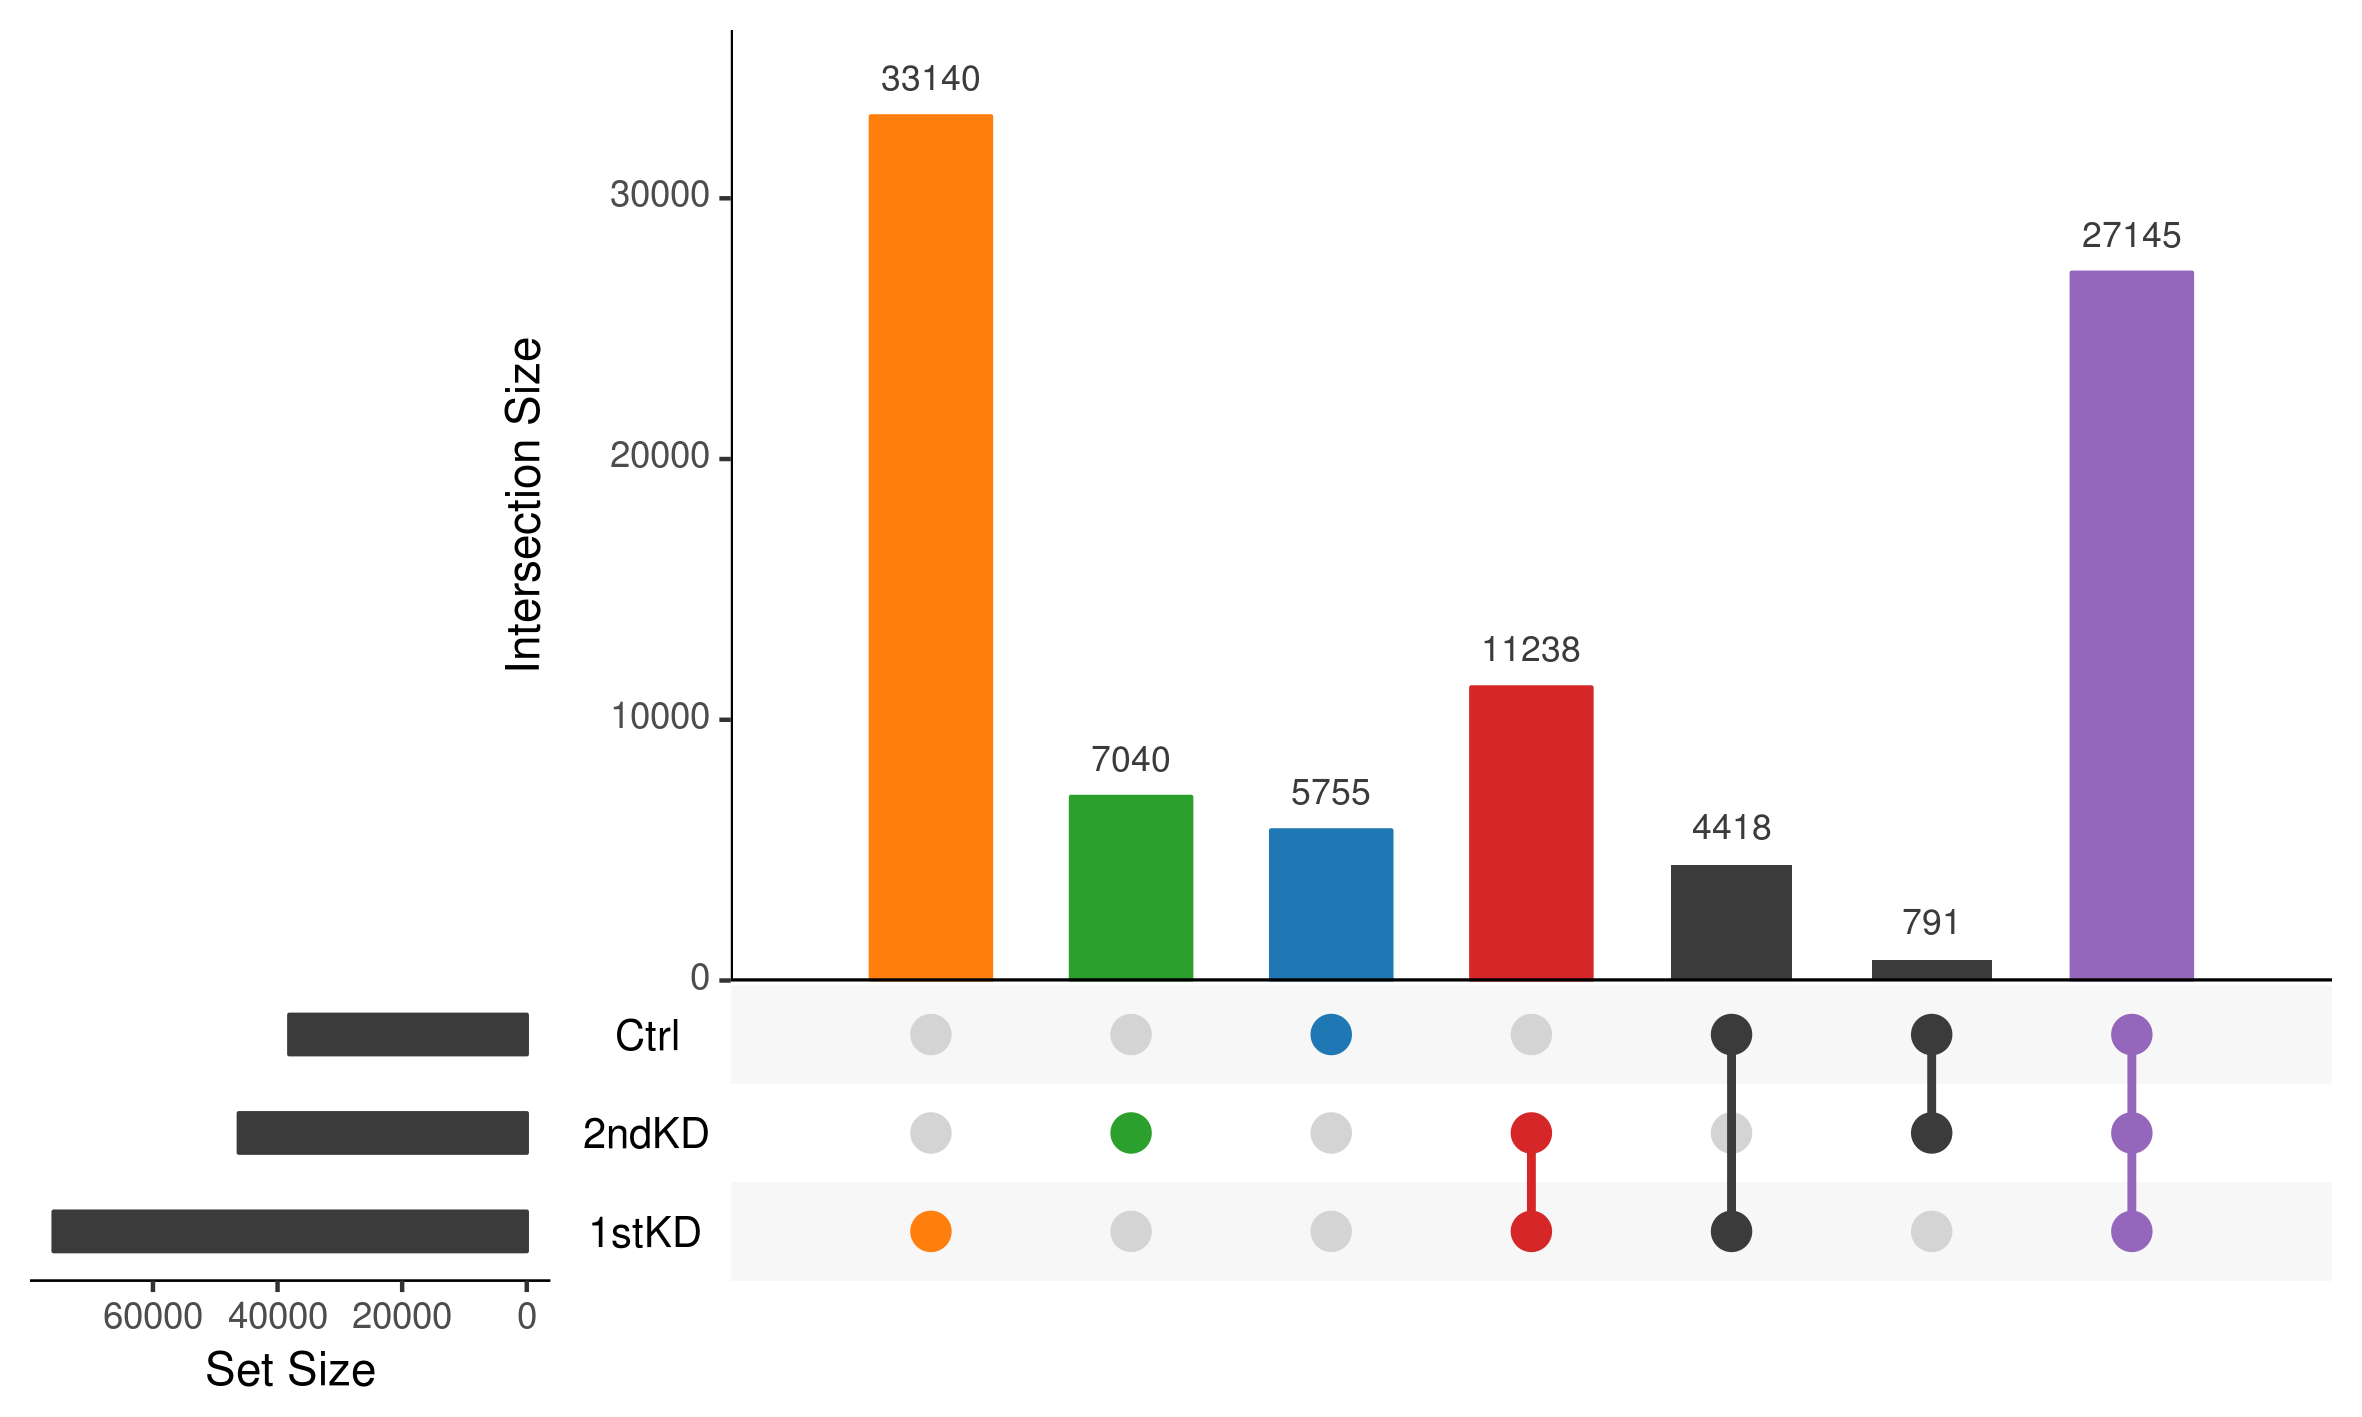

Source code (R):
# ==============================================================================
# Environment
# ==============================================================================
suppressMessages(library("data.table"))
suppressMessages(library("UpSetR"))

# ==============================================================================
# Data
# ==============================================================================
consensus = fread(
    "Consensus/consensus-binary-matrix.tsv",
    header = TRUE,
    sep = "\t"
)

# ==============================================================================
# Plots
# ==============================================================================
png("upset.png", width = 20, height = 12, units = "cm", res = 300)
upset(
    consensus,
    nsets = 8,
    queries = list(
        list(
            query = intersects,
            params = list("Ctrl"),
            active = T
        ),
        list(
            query = intersects,
            params = list("1stKD"),
            active = T
        ),
        list(
            query = intersects,
            params = list("2ndKD"),
            active = T
        ),
        list(
            query = intersects,
            params = list("1stKD", "2ndKD"),
            active = T
        ),
        list(
            query = intersects,
            params = list("1stKD", "2ndKD", "Ctrl"),
            active = T
        )
    )
)
dev.off()
